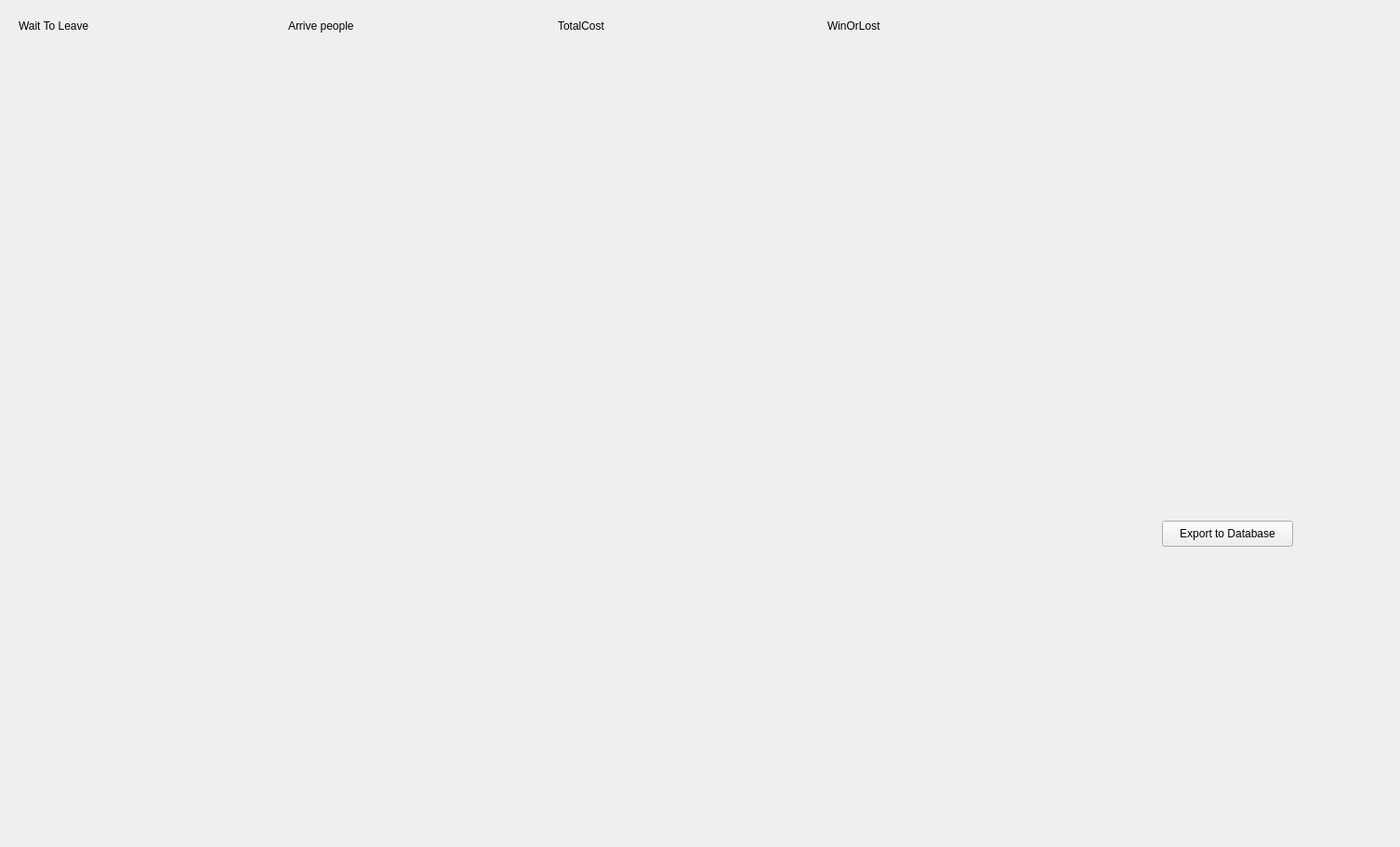
<?xml version="1.0" encoding="UTF-8"?>
<ui version="4.0">
 <class>JudgeWindow</class>
 <widget class="QWidget" name="JudgeWindow">
  <property name="geometry">
   <rect>
    <x>0</x>
    <y>0</y>
    <width>1506</width>
    <height>911</height>
   </rect>
  </property>
  <property name="windowTitle">
   <string>Form</string>
  </property>
  <widget class="QLabel" name="label">
   <property name="geometry">
    <rect>
     <x>20</x>
     <y>20</y>
     <width>231</width>
     <height>16</height>
    </rect>
   </property>
   <property name="text">
    <string>Wait To Leave</string>
   </property>
  </widget>
  <widget class="QLabel" name="label_2">
   <property name="geometry">
    <rect>
     <x>310</x>
     <y>20</y>
     <width>261</width>
     <height>16</height>
    </rect>
   </property>
   <property name="text">
    <string>Arrive people</string>
   </property>
  </widget>
  <widget class="QLabel" name="label_3">
   <property name="geometry">
    <rect>
     <x>600</x>
     <y>20</y>
     <width>261</width>
     <height>16</height>
    </rect>
   </property>
   <property name="text">
    <string>TotalCost</string>
   </property>
  </widget>
  <widget class="QLabel" name="label_4">
   <property name="geometry">
    <rect>
     <x>890</x>
     <y>20</y>
     <width>261</width>
     <height>16</height>
    </rect>
   </property>
   <property name="text">
    <string>WinOrLost</string>
   </property>
  </widget>
  <widget class="QWidget" name="gridLayoutWidget">
   <property name="geometry">
    <rect>
     <x>10</x>
     <y>40</y>
     <width>1151</width>
     <height>801</height>
    </rect>
   </property>
   <layout class="QGridLayout" name="gridLayout"/>
  </widget>
  <widget class="QWidget" name="gridLayoutWidget_2">
   <property name="geometry">
    <rect>
     <x>1240</x>
     <y>40</y>
     <width>251</width>
     <height>161</height>
    </rect>
   </property>
   <layout class="QGridLayout" name="gridLayout_2"/>
  </widget>
  <widget class="QPushButton" name="exportToDatabase">
   <property name="geometry">
    <rect>
     <x>1250</x>
     <y>560</y>
     <width>141</width>
     <height>28</height>
    </rect>
   </property>
   <property name="text">
    <string>Export to Database</string>
   </property>
  </widget>
  <widget class="QWidget" name="gridLayoutWidget_3">
   <property name="geometry">
    <rect>
     <x>1170</x>
     <y>40</y>
     <width>61</width>
     <height>811</height>
    </rect>
   </property>
   <layout class="QGridLayout" name="gridLayout_3"/>
  </widget>
 </widget>
 <resources/>
 <connections/>
</ui>
